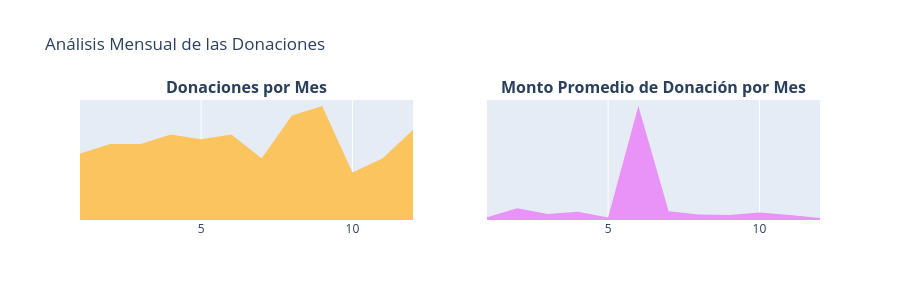

The notebook cell this image was saved under:
### Markdown cell above
> Desde el año 2012, el número de donaciones en DonorsChoose ha aumentado de manera regular. Pasando de cerca de 150 donaciones recibidas en 2012, DonorsChoose recibió alrededor de **1.1 millones de donaciones** en el año 2017. El monto más alto recibido en 2017 fue equivalente a **USD 31,856**, aportado por un donante de **Lafayette, Colorado**. Esta donación se recibió el 2 de marzo de 2017. 
> En ese mismo año, se registró una cantidad gigantesca de donaciones por parte de un solo donante de **Manhattan Beach, California**, quien realizó **13,751 donaciones**.  
> El monto promedio de donación recibido por año es cercano a los **USD 60**, mientras que el valor más alto se registró en el año de inicio (2012), alcanzando los **USD 166**. 

### Donaciones por Mes 
* **3.4.3** Número de Donaciones por Mes 
* **3.4.4** Promedio de Donaciones por Mes

### Code cell
# Análisis de las donaciones por mes

t2 = donations_df.groupby(['Donation Month']).agg({
    'Donation Year': 'count',
    'Donation Amount': 'mean'
}).reset_index().rename(columns={
    'Donation Year': 'Total Donations',
    'Donation Amount': 'Average Amount'
})

x = t2['Donation Month']
y1 = t2['Total Donations']
y2 = t2['Average Amount']

trace1 = go.Scatter(
    x=x,
    y=y1,
    fill='tozeroy',
    fillcolor='#fcc45f',
    mode='none'
)

trace2 = go.Scatter(
    x=x,
    y=y2,
    fill='tozeroy',
    fillcolor="#e993f9",
    mode='none'
)

fig = tools.make_subplots(
    rows=1,
    cols=2,
    print_grid=False,
    subplot_titles=[
        "<b>Donaciones por Mes</b>",
        "<b>Monto Promedio de Donación por Mes</b>"
    ]
)

fig.append_trace(trace1, 1, 1)
fig.append_trace(trace2, 1, 2)

fig['layout'].update(
    height=300,
    showlegend=False,
    title="Análisis Mensual de las Donaciones",
    yaxis=dict(
        autorange=True,
        showgrid=False,
        zeroline=False,
        showline=False,
        ticks='',
        showticklabels=False
    ),
    yaxis2=dict(
        autorange=True,
        showgrid=False,
        zeroline=False,
        showline=False,
        ticks='',
        showticklabels=False
    )
)

iplot(fig)

### Figure 1 — Plotly figure (JSON) as saved in the notebook; plotly's stock layout.template omitted (floating-point values rounded to 4 significant figures)
{"data": [{"fill": "tozeroy", "fillcolor": "#fcc45f", "mode": "none", "type": "scatter", "x": [1, 2, 3, 4, 5, 6, 7, 8, 9, 10, 11, 12], "xaxis": "x", "y": [14, 16, 16, 18, 17, 18, 13, 22, 24, 10, 13, 19], "yaxis": "y"}, {"fill": "tozeroy", "fillcolor": "#e993f9", "mode": "none", "type": "scatter", "x": [1, 2, 3, 4, 5, 6, 7, 8, 9, 10, 11, 12], "xaxis": "x2", "y": [85.26, 378.8, 195.4, 267.7, 82.4, 3663.0, 282.5, 177.1, 161.8, 239.1, 157.5, 66.39], "yaxis": "y2"}], "layout": {"annotations": [{"font": {"size": 16}, "showarrow": false, "text": "<b>Donaciones por Mes</b>", "x": 0.225, "xanchor": "center", "xref": "paper", "y": 1, "yanchor": "bottom", "yref": "paper"}, {"font": {"size": 16}, "showarrow": false, "text": "<b>Monto Promedio de Donación por Mes</b>", "x": 0.775, "xanchor": "center", "xref": "paper", "y": 1, "yanchor": "bottom", "yref": "paper"}], "height": 300, "showlegend": false, "title": {"text": "Análisis Mensual de las Donaciones"}, "xaxis": {"anchor": "y", "domain": [0, 0.45]}, "xaxis2": {"anchor": "y2", "domain": [0.55, 1]}, "yaxis": {"anchor": "x", "autorange": true, "domain": [0, 1], "showgrid": false, "showline": false, "showticklabels": false, "ticks": "", "zeroline": false}, "yaxis2": {"anchor": "x2", "autorange": true, "domain": [0, 1], "showgrid": false, "showline": false, "showticklabels": false, "ticks": "", "zeroline": false}}}
